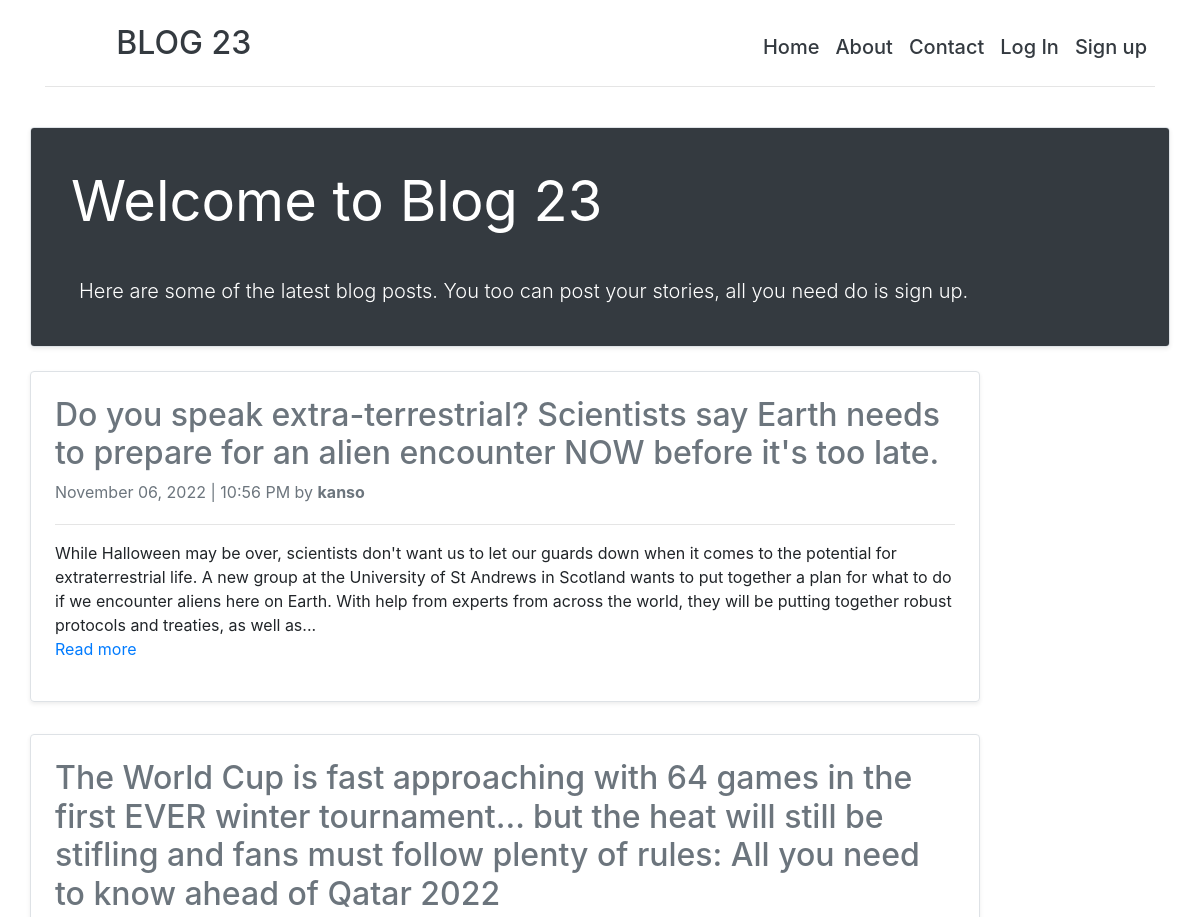
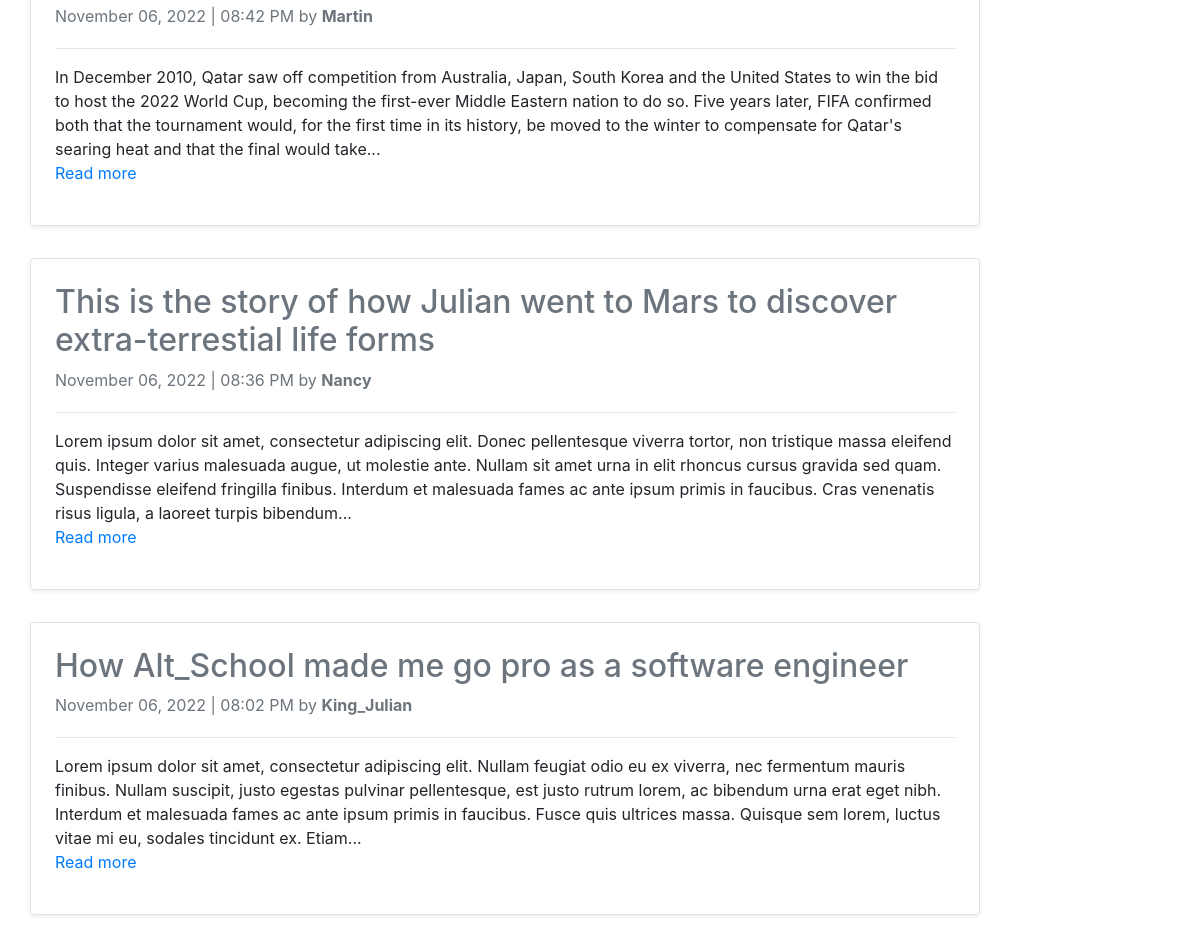
Before: / with the older database file (2 pictures, top to bottom).
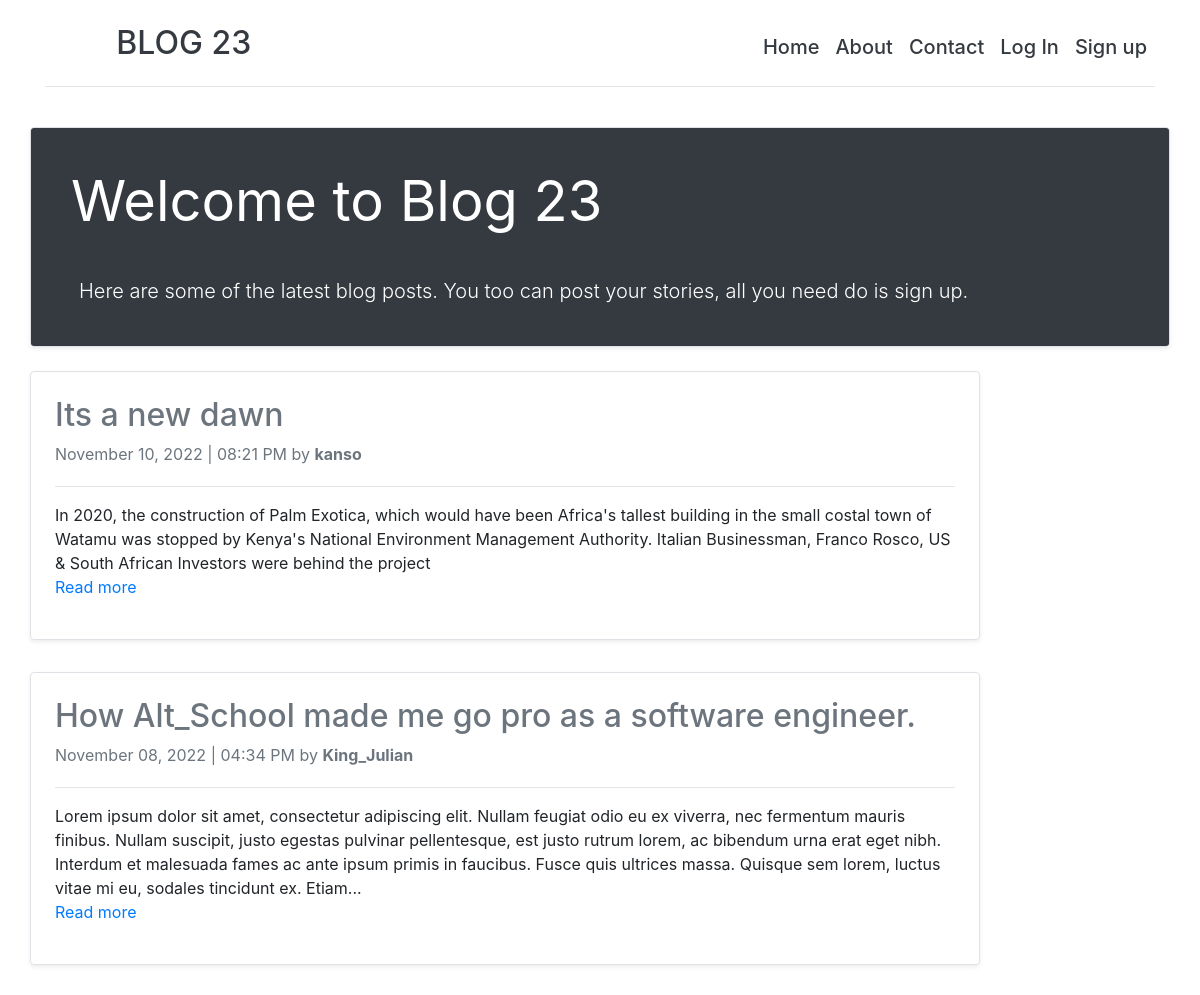
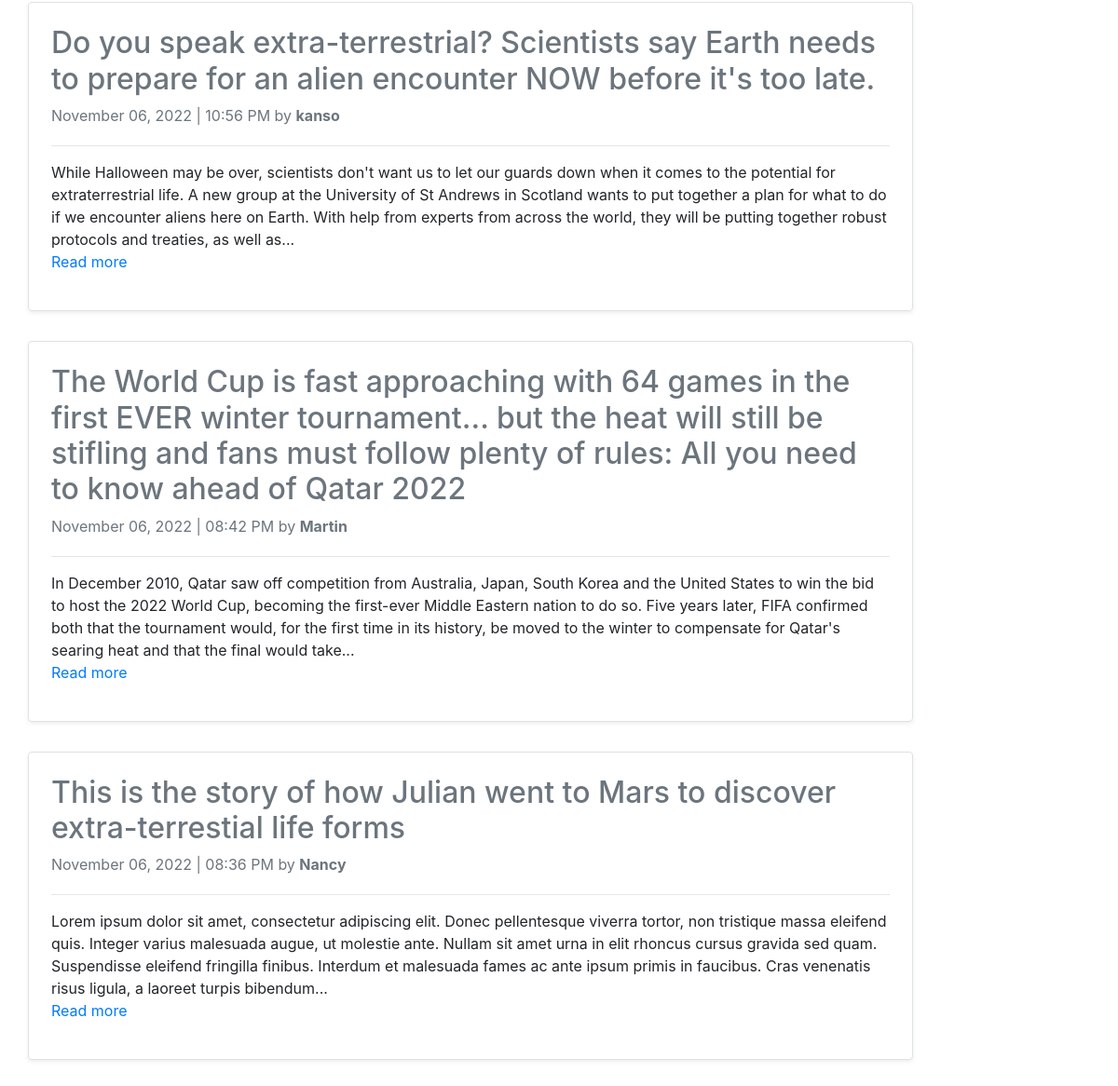
After: the same page with the newer database file (2 pictures, top to bottom).
### blog.py (models this page shows)
class Blog(db.Model, UserMixin):
    id = db.Column(db.Integer, primary_key=True)
    title = db.Column(db.String(100), nullable=False)
    post = db.Column(db.Text, nullable=False)
    author = db.Column(db.String(50), nullable=False)
    date_created = db.Column(db.DateTime, default=datetime.now(), nullable=False)

### blog.py (the view)
@app.route('/', methods=['GET'])
def home():
    blog = Blog.query.order_by(Blog.date_created.desc()).all()
    return render_template('index.html', blog=blog)

### templates/index.html (shortened to what this page needs)
{% extends 'base.html' %}
{% block content %}
{% if current_user.is_authenticated %}
<div class="row g-0 border rounded overflow-hidden flex-md-row mb-4 shadow-sm h-md-250 position-relative">
    <div class="col p-4 d-flex bg-dark flex-column position-static">
        <h1 class="display-4 text-white fst-italic p-3"><strong>Welcome {{ current_user.first_name }}!</strong></h1>
        <p class="lead pl-4 text-white my-3">Here are some of the latest blog posts.</p>
    </div>
</div>
{% for post in blog %}
<div class="row mb-2">
    <div class="col-md-10">
        <div class="row g-0 border rounded overflow-hidden flex-md-row mb-4 shadow-sm h-md-250 position-relative">
            <div class="col p-4 d-flex flex-column position-static">
                <a class="text-secondary" href="{{url_for('post_details', id=post.id)}}"><h2>{{post.title}}</h2></a>
                <div class="mb-1 text-muted">{{post.date_created.strftime('%B %d, %Y')}} <span> | </span> {{post.date_created.strftime('%I:%M %p')}} by <strong>{{post.author}}</strong></div>
                <hr width="100%">
                <p class="card-text mb-auto">{{post.post | truncate(400)}}</p>
                <p><a href="{{url_for('post_details', id=post.id)}}" class="stretched-link">Read more</a></p>
            </div>
        </div>
    </div>
</div>
{% endfor %}
{% else %}
<div class="row g-0 border rounded overflow-hidden flex-md-row mb-4 shadow-sm h-md-250 position-relative">
    <div class="col p-4 d-flex bg-dark flex-column position-static">
        <h1 class="display-4 text-white fst-italic p-3"><strong>Welcome to Blog 23</strong></h1>
        <p class="lead pl-4 text-white my-3">Here are some of the latest blog posts. You too can post your stories, all you need do is sign up.</p>
    </div>
</div>
{% for post in blog %}
<div class="row mb-2">
    <div class="col-md-10">
        <div class="row g-0 border rounded overflow-hidden flex-md-row mb-4 shadow-sm h-md-250 position-relative">
            <div class="col p-4 d-flex flex-column position-static">
                <a class="text-secondary" href="{{url_for('post_details', id=post.id)}}"><h2>{{post.title}}</h2></a>
                <div class="mb-1 text-muted">{{post.date_created.strftime('%B %d, %Y')}} <span> | </span> {{post.date_created.strftime('%I:%M %p')}} by <strong>{{post.author}}</strong></div>
                <hr width="100%">
                <p class="card-text mb-auto">{{post.post | truncate(400)}}</p>
                <p><a href="{{url_for('post_details', id=post.id)}}" class="stretched-link">Read more</a></p>
            </div>
        </div>
    </div>
</div>
{% endfor %}
{% endif %}
{% endblock content %}

### templates/base.html (shortened to what this page needs)
<!DOCTYPE html>
<html>
<head>
    <link
            rel="stylesheet"
            href="https://stackpath.bootstrapcdn.com/bootstrap/4.4.1/css/bootstrap.min.css"
    />
    <link
            rel="stylesheet"
            href="https://stackpath.bootstrapcdn.com/font-awesome/4.7.0/css/font-awesome.min.css"
    />
</head>
<body>
<div class="container">
    <header class="blog-header lh-1 py-4">
        <div class="d-flex justify-content-between align-items-center">
                <h2 class="col-3 text-center">
                    <a class="blog-header-logo text-decoration-none text-dark" href="{{url_for('home')}}">BLOG 23</a>
                </h2>
            {% if current_user.is_authenticated %}
            <nav class="nav d-flex text-secondary justify-content-between h5">
                <a href="{{url_for('home')}}" class="p-2 link-secondary text-dark">Home</a>
                <a href="{{url_for('my_blogs')}}" class="p-2 link-secondary text-dark">My Blogs</a>
                <a href="{{url_for('add_post')}}" class="p-2 link-secondary text-dark">Create</a>
                <a class="p-2 link-secondary text-dark" href="{{url_for('about')}}">About</a>
                <a class="p-2 link-secondary text-dark" href="{{url_for('contact')}}">Contact</a>
                <a class="p-2 link-secondary text-dark" href="{{url_for('logout')}}">Logout</a>
            </nav>
            {% else %}
            <nav class="nav d-flex justify-content-right h5">
                <a href="{{url_for('home')}}" class="p-2 link-secondary text-dark">Home</a>
                <a class="p-2 link-secondary text-dark" href="{{url_for('about')}}">About</a>
                <a class="p-2 link-secondary text-dark" href="{{url_for('contact')}}">Contact</a>
                <a class="p-2 link-secondary text-dark" href="{{url_for('login')}}">Log In</a>
                <a class="p-2 link-secondary text-dark" href="{{url_for('register')}}">Sign up</a>
            </nav>
            {% endif %}
        </div>
        <hr/>
    </header>
</div>
<main class="container">
    {% block content %}
    {% endblock content %}
</main>
</body>
</html>

Changed rows visible on the page:
added Blog: title "Its a new dawn", date_created "November 10, 2022", date_created "08:21 PM", author "kanso", post "In 2020, the construction of Palm Exotica, which would have been Africa's tallest building in the small costal town of Watamu was stopped by Kenya's National Environment Management Authority. Italian Businessman, Franco Rosco, US & South African Investors were behind the project"
changed Blog "King_Julian": title "How Alt_School made me go pro as a software engineer" → "How Alt_School made me go pro as a software engineer."; date_created "November 06, 2022" → "November 08, 2022"; date_created "08:02 PM" → "04:34 PM"; moves up the list
